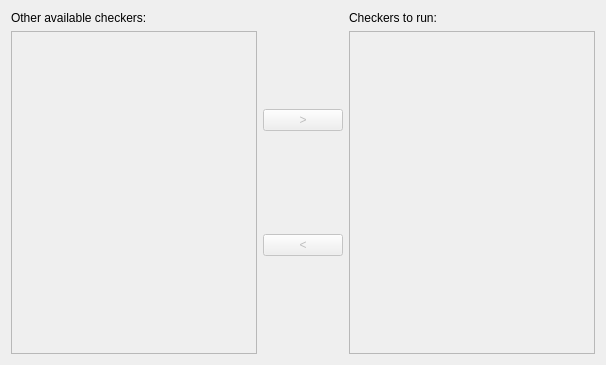
<?xml version="1.0" encoding="UTF-8"?>
<ui version="4.0">
 <class>SelectCheckersWidget</class>
 <widget class="QWidget" name="SelectCheckersWidget">
  <property name="geometry">
   <rect>
    <x>0</x>
    <y>0</y>
    <width>606</width>
    <height>365</height>
   </rect>
  </property>
  <property name="windowTitle">
   <string comment="@title:window">Select checkers</string>
  </property>
  <layout class="QHBoxLayout" name="selectCheckersWidgetHorizontalLayout">
   <item>
    <layout class="QVBoxLayout" name="otherAvailableCheckersVerticalLayout">
     <item>
      <widget class="QLabel" name="otherAvailableCheckersLabel">
       <property name="text">
        <string comment="@label">Other available checkers:</string>
       </property>
      </widget>
     </item>
     <item>
      <widget class="QTreeView" name="otherAvailableCheckersView">
       <property name="enabled">
        <bool>false</bool>
       </property>
       <property name="whatsThis">
        <string comment="@info:whatsthis">&lt;para&gt;Other available checkers that will not be run in the analysis.&lt;/para&gt;</string>
       </property>
      </widget>
     </item>
    </layout>
   </item>
   <item>
    <layout class="QVBoxLayout" name="buttonVerticalLayout">
     <item>
      <spacer name="buttonVerticalSpacer">
       <property name="orientation">
        <enum>Qt::Vertical</enum>
       </property>
       <property name="sizeHint" stdset="0">
        <size>
         <width>20</width>
         <height>40</height>
        </size>
       </property>
      </spacer>
     </item>
     <item>
      <widget class="QPushButton" name="addButton">
       <property name="enabled">
        <bool>false</bool>
       </property>
       <property name="toolTip">
        <string comment="@info:tooltip">Add checkers</string>
       </property>
       <property name="whatsThis">
        <string comment="@info:whatsthis">&lt;para&gt;Adds the checkers selected in the &lt;interface&gt;Other available checkers&lt;/interface&gt; list to the &lt;interface&gt;Checkers to run&lt;/interface&gt; list.&lt;/para&gt;</string>
       </property>
       <property name="text">
        <string comment="@action:button Move items from the left list to the right list">&gt;</string>
       </property>
      </widget>
     </item>
     <item>
      <spacer name="buttonVerticalSpacer2">
       <property name="orientation">
        <enum>Qt::Vertical</enum>
       </property>
       <property name="sizeHint" stdset="0">
        <size>
         <width>20</width>
         <height>40</height>
        </size>
       </property>
      </spacer>
     </item>
     <item>
      <widget class="QPushButton" name="removeButton">
       <property name="enabled">
        <bool>false</bool>
       </property>
       <property name="toolTip">
        <string comment="@info:tooltip">Remove checkers</string>
       </property>
       <property name="whatsThis">
        <string comment="@info:whatsthis">&lt;para&gt;Removes the selected checkers from the &lt;interface&gt;Checkers to run&lt;/interface&gt; list.&lt;/para&gt;

&lt;para&gt;The checkers will be added to the &lt;interface&gt;Other available checkers&lt;/interface&gt; list.&lt;/para&gt;</string>
       </property>
       <property name="text">
        <string comment="@action:button Move items from the right list to the left list">&lt;</string>
       </property>
      </widget>
     </item>
     <item>
      <spacer name="buttonVerticalSpacer3">
       <property name="orientation">
        <enum>Qt::Vertical</enum>
       </property>
       <property name="sizeHint" stdset="0">
        <size>
         <width>20</width>
         <height>40</height>
        </size>
       </property>
      </spacer>
     </item>
    </layout>
   </item>
   <item>
    <layout class="QVBoxLayout" name="checkersToRunVerticalLayout">
     <item>
      <widget class="QLabel" name="checkersToRunLabel">
       <property name="text">
        <string comment="@label">Checkers to run:</string>
       </property>
      </widget>
     </item>
     <item>
      <widget class="QTreeView" name="checkersToRunView">
       <property name="enabled">
        <bool>false</bool>
       </property>
       <property name="whatsThis">
        <string comment="@info:whatsthis">&lt;para&gt;The checkers that will be run in the analysis.&lt;/para&gt;</string>
       </property>
      </widget>
     </item>
    </layout>
   </item>
  </layout>
 </widget>
 <resources/>
 <connections/>
</ui>
